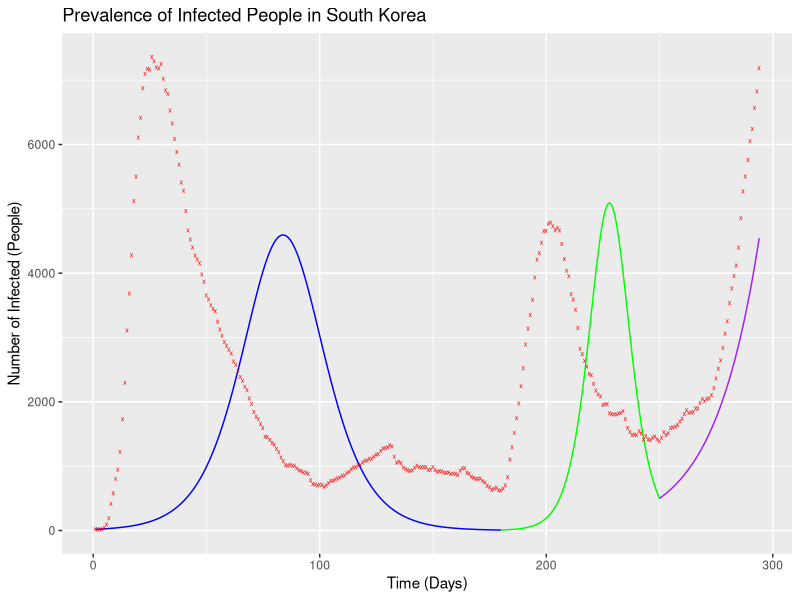

This chart was generated by the following R code:
#packages
require(deSolve)
require(reshape2)
require(ggplot2)

setwd("/Users/brandonpae/Desktop/Covid-19 Research") #set working directory

reported_data <- read.csv("SK Case Data.csv") #reported COVID-19 cases in South Korea

sir_model <- function(time, state, parameters) {
  
  with(as.list(c(state, parameters)), {
    
    #these parameters are in units of days^-1 (i.e. per day)
    
    b = 1 / (83.21*365) #birth rate
    mu = 1 / (83.21*365) #mortality rate (1 / average lifespan in days)
    
    N <- S+I+R #susceptible, infected, removed people
    
    lambda <- beta * I/N #beta is the rate of infection; lambda = force of infection
    
    #the basic differential equations: how each compartment changes
    
    dS <- b*N - lambda*S - mu*S
    
    dI <- lambda*S - gamma*I - mu*I
    
    dR <- gamma*I - mu*R
    
    return(list(c(dS, dI, dR))) 
  })
}

likelihood_calibration <- function(func, parameters, dat) {
  beta <- parameters[1] #first parameter value
  gamma <- parameters[2] #second parameter value
  result = as.data.frame(ode(y = init_values, times = times, func = func, parms = c(beta = beta, gamma = gamma)))
  
  #calculates how well a certain SIR model fits the South Korea data
  LL <- sum(dpois(x = dat$number_reported, lambda = 1 * result$I[result$time %in% dat$time], log = TRUE))
  return(LL)
}

#with a population of 51 million in South Korea, these are the starting values for each compartment
init_values <- c(S = 5.1*10^7 - 19, I = 19, R = 0)
times = seq(from = 1, to = 180, by = 1)

#calculate the optimal values for beta and gamma
optimised <- optim(par = c(0.5, 0.5),
                   fn  = likelihood_calibration,
                   dat = reported_data,
                   control = list(fnscale=-1),
                   func = sir_model)

optimised

parameters = c(beta= 6.203728, gamma = 6.120793) #optimal values

#ode() to solve the differential equations at each day (find the state values)
opt_mod1 = as.data.frame(ode(y = init_values, times = times, func = sir_model, parms = parameters))

opt_mod1[opt_mod1$time==180,]

#===============================================================================

init_values <- c(S = 49645384, I = 7, R = 1354609)
times = seq(from = 180, to = 250, by = 1)

optimised <- optim(par = c(0.5, 0.5),
                   fn  = likelihood_calibration,
                   dat = reported_data,
                   control = list(fnscale=-1),
                   func = sir_model)

optimised

parameters = c(beta = 11.99860, gamma = 11.51349)

opt_mod2 = as.data.frame(ode(y = init_values, times = times, func = sir_model, parms = parameters))

opt_mod2[opt_mod2$time==250,]

#===============================================================================

init_values <- c(S = 48271805, I = 499, R = 2727696)
times = seq(from = 250, to = 294, by = 1)

optimised <- optim(par = c(0.5, 0.5),
                   fn  = likelihood_calibration,
                   dat = reported_data,
                   control = list(fnscale=-1),
                   func = sir_model)

optimised

parameters = c(beta = 0.5520629, gamma = 0.4721594)

opt_mod3 = as.data.frame(ode(y = init_values, times = times, func = sir_model, parms = parameters))

#===============================================================================

plot = ggplot() +
  geom_line(data = opt_mod1, aes(x = time, y = I), colour = "blue") + #our model
  geom_line(data = opt_mod2, aes(x = time, y = I), colour = "green") + 
  geom_line(data = opt_mod3, aes(x = time, y = I), colour = "purple") + 
  geom_point(data = reported_data, aes(x = time, y = number_reported), colour = "red", shape = "x") + #data
  xlab("Time (Days)") +
  ylab("Number of Infected (People)") +
  labs(color = "Compartments") +
  labs(title = "Prevalence of Infected People in South Korea") + #add a title
  theme(legend.position = "bottom")

plot #show plot
